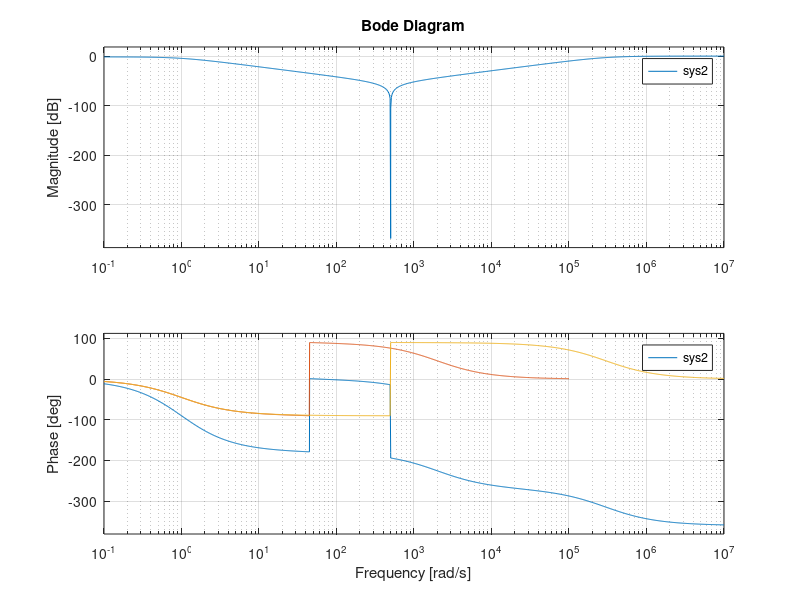
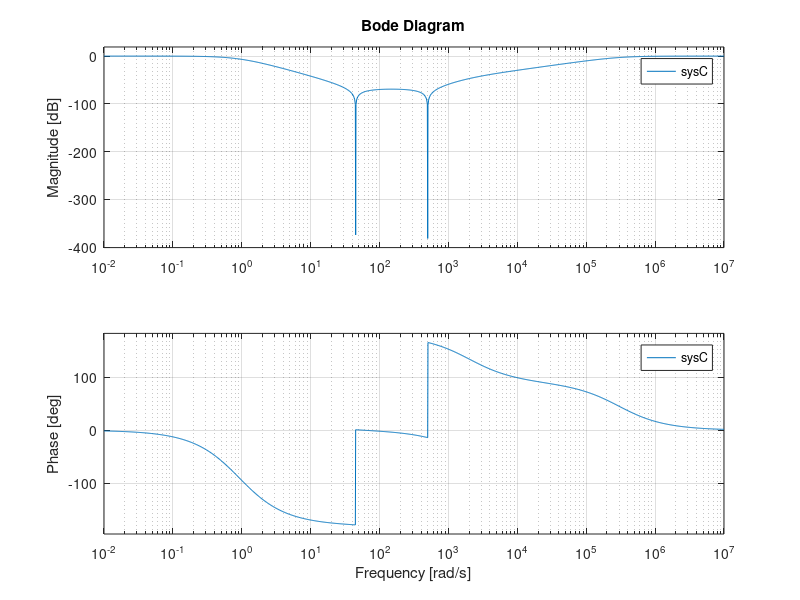
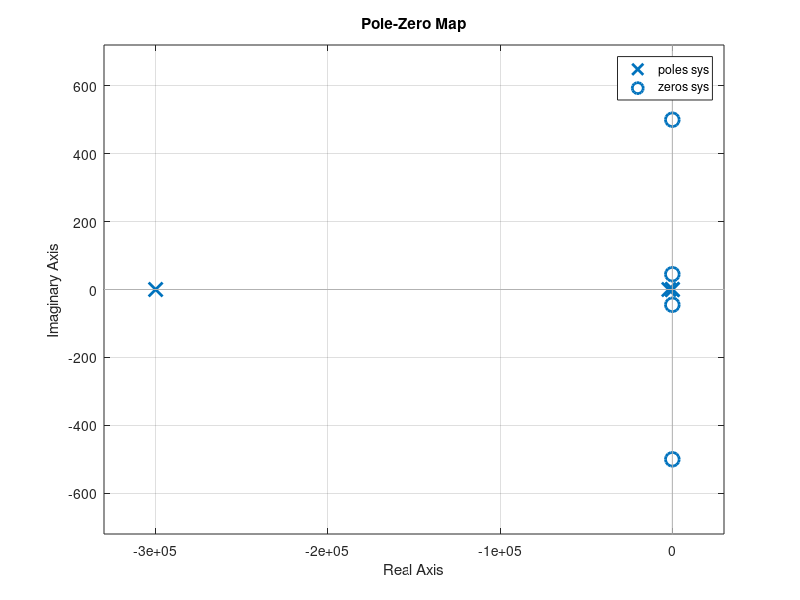

These charts were generated, in order, by the following MATLAB code:
clear all
close all

z1 =[0+45i 0-45i];
p1 =[-1 -2000];

z2 =  [0+500i 0-500i];
p2 =  [-1 -300000];

k = 1;
sys1 = zpk(z1,p1,k);
sys2 = zpk(z2, p2, k);

sys = sys2 * sys1;

figure(1)
bode(sys)
hold on
bode(sys1)
hold on
bode(sys2)

[A,B] = tfdata(sys1)
[A,B] = tfdata(sys2)

A1 =[1/44.99^2 0 1];
B1 = [1/44.99^2 0.988 1];

A2 = [1/500^2 0 1];
B2 = [1/500^2 1.2 1];

sysA = tf(A1,B1);
sysB = tf(A2,B2);
sysC = sysA*sysB;

figure(2)
bode(sysC)


figure(3)
pzmap(sys)
